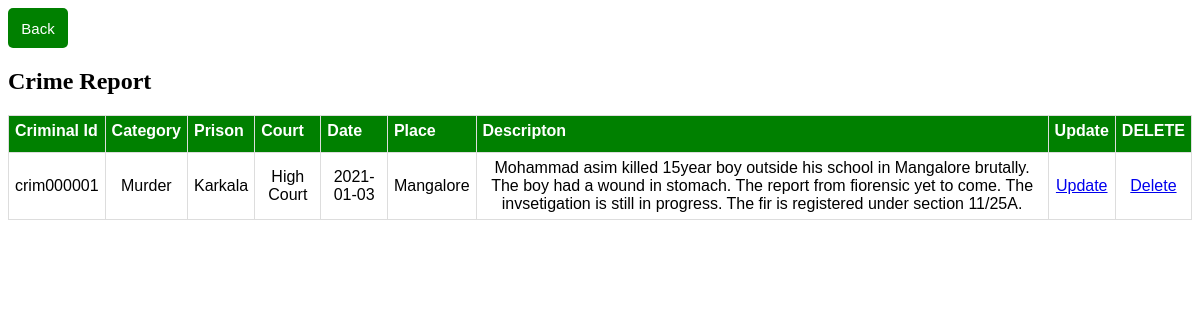
Page /crimereport.php (signed in) on the committed database.
### tables this page shows
CREATE TABLE `crime` (
  `crime_id` varchar(20) NOT NULL,
  `criminalname` varchar(30) NOT NULL,
  `criminalcategory` varchar(20) NOT NULL,
  `criminalprison` varchar(25) NOT NULL,
  `criminalcourt` varchar(25) NOT NULL,
  `date` date NOT NULL,
  `place` varchar(30) NOT NULL,
  `description` text NOT NULL
);

### crimereport.php (the view, shortened to what this page needs)
<!DOCTYPE html>
<?php
 require "dbconfig.php";
 $conn=mysqli_connect($host,$user,$pass,$db) or die("we couldn't connect");
 ?>
<html>
<head>
</head>
<body>
	<div align="left">
		<button id="abc" style="width:60px;" onclick="window.location.href='index1.php'">Back</button>
</div>
<div class="form">
<h2>Crime Report</h2>
<table id="customers" width="100%" border="1" style="border-collapse:collapse;">
<thead>
<tr>
<th><strong>Criminal Id</strong></th>
<th><strong>Category</strong></th>
<th><strong>Prison</strong></th>
<th><strong>Court</strong></th>
<th><strong>Date</strong></th>
<th><strong>Place</strong></th>
<th><strong>Descripton</strong></th>
<th><strong>Update</stong></th>
<th><strong>DELETE</strong></th>
</thead>
<tbody>
<?php
$count=1;
$sel_query="Select * from crime ORDER BY crime_id ASC";
$resul = mysqli_query($conn,$sel_query);
if(mysqli_num_rows($resul)>0){
while($row = mysqli_fetch_assoc($resul)) { ?>
<td align="center"><?php echo $row["crime_id"]; ?></td>
<td align="center"><?php echo $row["criminalcategory"]; ?></td>
<td align="center"><?php echo $row["criminalprison"]; ?></td>
<td align="center"><?php echo $row["criminalcourt"]; ?></td>
<td align="center"><?php echo $row["date"]; ?></td>
<td align="center"><?php echo $row["place"]; ?></td>
<td align="center"><?php echo $row["description"]; ?></td>
<td align="center">
	<a href="update4.php?id=<?php echo $row["crime_id"];?>">Update</a>
</td>
<td align="center">
	<a href="delete4.php?id=<?php echo $row["crime_id"];?>">Delete</a>
</td>
<?php $count++; }} ?>
</tbody>
</table>
</div>
</body>
</html>

### crimereport.php (style rules this page uses)
#customers { font-family: "Trebuchet MS", Arial, Helvetica, sans-serif; border-collapse: collapse; width: 100%; }
#customers td, #customers th { border: 1px solid #ddd; padding: 6px; }
#customers th { padding-top: px; padding-bottom: 12px; text-align: left; background-color: green; color: white; }
#abc { padding: 10px; font-size: 15px; height:40px; width:80px; color: white; background: green; border: none; border-radius: 5px; }

### rows in the picture
crime: crime_id "crim000001", criminalcategory "Murder", criminalprison "Karkala", criminalcourt "High Court", date "2021-01-03", place "Mangalore", description "Mohammad asim killed 15year boy outside his school in Mangalore brutally. The boy had a wound in stomach. The report from fiorensic yet to come. The invsetigation is still in progress. The fir is registered under section 11/25A."
